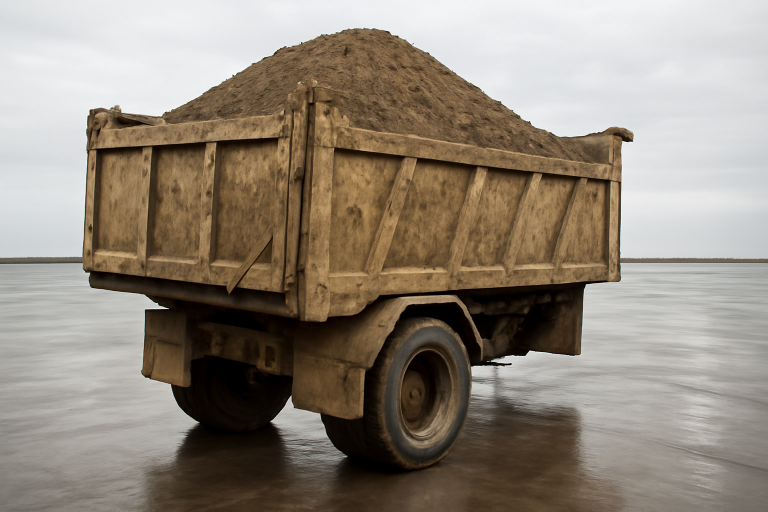
#> input picture openai_edit_test.png, 1536 x 1024 px (shown at 1/2 size)
$ python -i fix_ai_offset.py   (imports and definitions only)   (older library calls are emulated)
#> lines starting #> are read from the running program, lines starting #| are printed output that depends on the picture
"""
Fix the small offset/zoom that the AI img2img step introduced.

Each `*_ai.png` was generated from its `*.png` original. The AI was told to keep
the camera and truck body fixed, but the whole frame ended up slightly shifted
and/or zoomed (~5%). We estimate a global similarity transform (translation +
uniform scale + tiny rotation) that maps the AI image back onto the original,
warp the AI image with it, and save as `*_ai_fix.png`.

The background and the pile inside the truck are completely repainted by the AI,
so they give no reliable correspondence. The *truck body* is the one structure
that stays geometrically fixed, and the dataset already tells us where it is: the
`*_seg.png` mask paints the truck body blue. We therefore restrict every step of
the estimation -- SIFT keypoints, ECC intensity alignment, and the final scoring
metric -- to a (dilated) truck-body mask. That is exactly the "distinct truck
body lines" cue, isolated from the parts the AI was free to change.

Pipeline (every stage is gated: it must measurably improve the alignment
metric or it is discarded, so the output can never be worse than the input):
  1. Global similarity (translation + zoom + rotation): grid search on masked
     gradient-NCC, SIFT+RANSAC and ECC candidates; the best scorer wins.
  2. Global affine refinement (anisotropic scale + shear) by coordinate
     descent on the same masked metric.
  3. Residual non-rigid correction: dense DIS optical flow computed only on
     trusted truck-body pixels (forward/backward-consistent, textured),
     averaged onto a coarse grid, smoothed, damped and hard-clamped to a few
     pixels. It gently bends the AI image back onto the render but is too
     smooth and too small to introduce the wavy over-warping older versions
     of this script produced.
All accepted warps are composed and applied to the AI image in a SINGLE
resampling pass (no quality loss from chained warps).
"""

import sys
import glob
import os
import cv2
import numpy as np

MASK_DILATE_FRAC = 0.06   # grow truck mask by ~6% of image to cover the offset
IDENTITY = np.array([[1, 0, 0], [0, 1, 0]], np.float32)

# --- Correction guards -----------------------------------------------------
# Cap on how large a correction we allow. If the estimated warp would move,
# zoom or rotate the frame by more than this fraction, we do NOT correct the
# shot at all (leave the AI frame untouched). "move"  = max corner displacement
# relative to the shorter image side; "zoom" = |scale-1|; "rotate" is captured
# by the corner-displacement measure.
MAX_CORRECTION_FRAC = 0.20

# Only shots whose filesystem creation time is strictly AFTER this reference
# frame get corrected. Everything at or before it is left as-is (those shots
# came from a different AI model that did not introduce the offset). The cutoff
# is read from the reference file's own metadata, not from its name.
CUTOFF_REFERENCE = "r0006_vol0007.53_random_20260723_141356_127246_ai.png"


# [19 lines left out: functions _creation_time, _resolve_cutoff, not called in this run]


_resolve_cutoff.value = None


# [253 lines left out: functions past_cutoff, correction_too_large, truck_from_seg, load_truck_mask, _resize, estimate_similarity and 8 more, not called in this run]


def full_to_small(M_full, scale):
    D, Di = _scale_mats(scale)
    return (D @ to33(M_full).astype(np.float64) @ Di)


def small_to_full(M_small, scale):
    D, Di = _scale_mats(scale)
    return (Di @ to33(M_small).astype(np.float64) @ D)


# [156 lines left out: functions warp_gray, valid_generic, refine_affine, ecc_model, _outline, seg_score and 1 more, not called in this run]


def _grad_image(gray):
    """Contrast-normalized gradient magnitude as uint8. Optical flow between
    the render and the AI repaint is only reliable on edge structure, not on
    raw intensity (the AI changes colors/lighting freely)."""
    g = cv2.GaussianBlur(gray, (0, 0), 1.0).astype(np.float32)
    mag = cv2.magnitude(cv2.Sobel(g, cv2.CV_32F, 1, 0),
                        cv2.Sobel(g, cv2.CV_32F, 0, 1))
    return np.clip(mag / (np.percentile(mag, 95) + 1e-6) * 255, 0, 255).astype(np.uint8)


# [290 lines left out: functions flow_refine, compose_map, make_overlay, _global_similarity, process, main, not called in this run]


# [2 lines not run here, left out]

>>> import cv2
>>> picture = cv2.imread('openai_edit_test.png', cv2.IMREAD_GRAYSCALE)
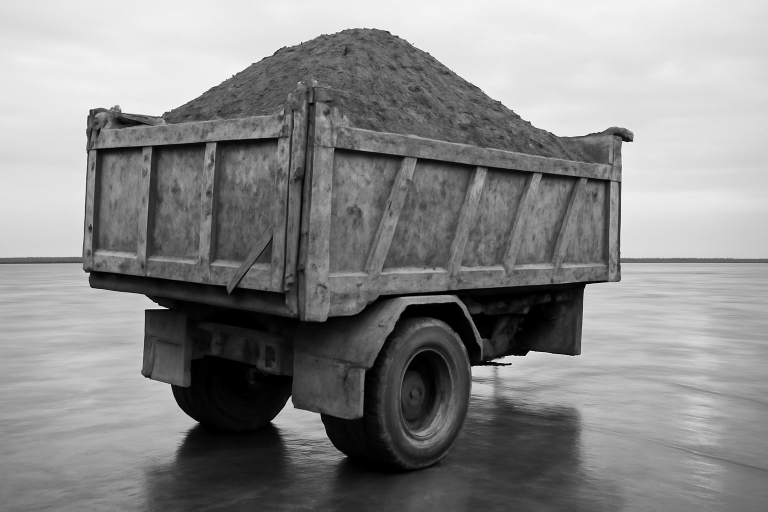
#> picture: shape (1024, 1536) (shown at 1/2 size); min 0, max 255, mean 136.4
>>> result = _grad_image(picture)
#> in _grad_image, `mag = cv2.magnitude(cv2.Sobel(g, cv2.CV_32F, 1, 0), cv2.Sobel(g, cv2.C..`:
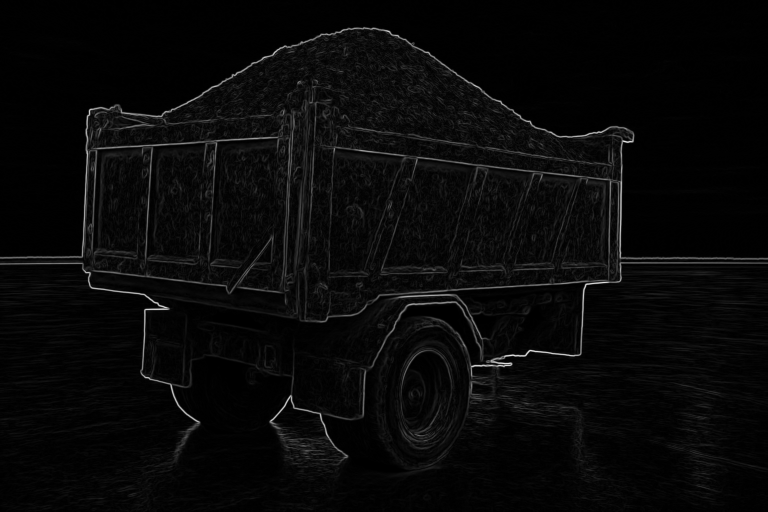
#> mag: shape (1024, 1536) float32 (shown at 1/2 size); min 0, max 598.6, mean 21; drawn with min black and max white
#> in _grad_image, `return np.clip(mag / (np.percentile(mag, 95) + 1e-6) * 255, 0, 255).as..`:
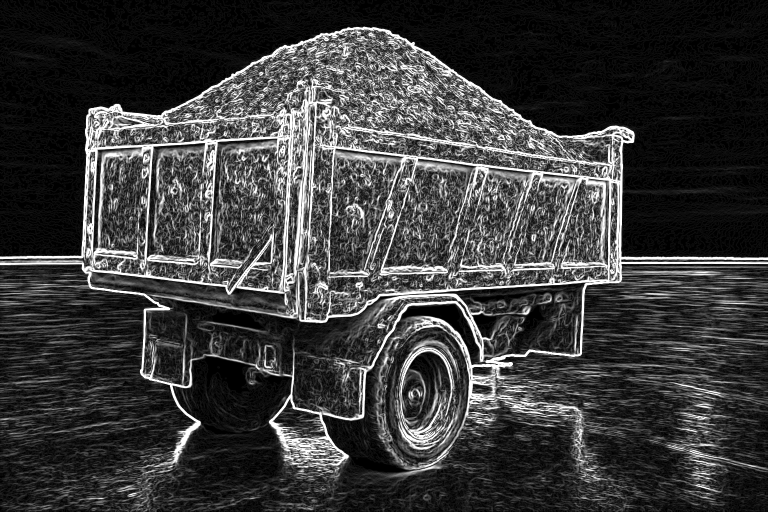
#> returned value: shape (1024, 1536) (shown at 1/2 size); min 0, max 255, mean 58.6

$ run again, on height_example/corrected_20260115_165413.jpg
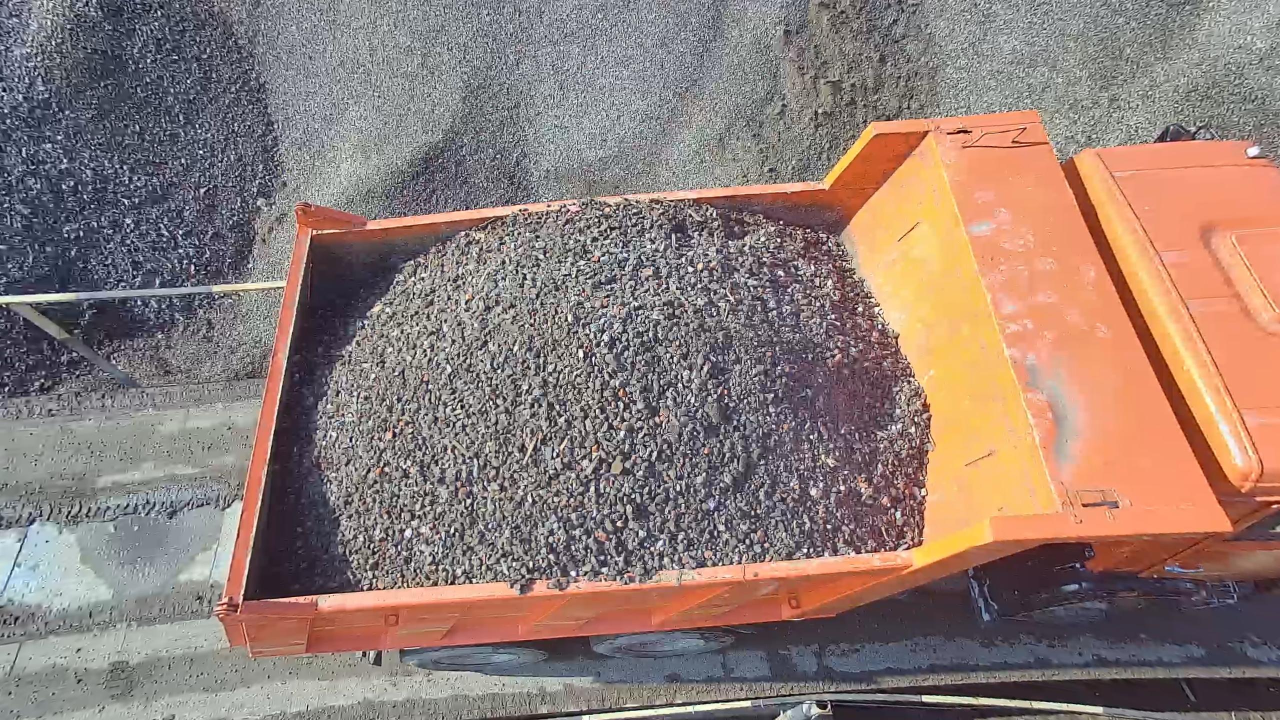
#> input picture height_example/corrected_20260115_165413.jpg, 2560 x 1440 px (shown at 1/2 size)
#> in _grad_image, `mag = cv2.magnitude(cv2.Sobel(g, cv2.CV_32F, 1, 0), cv2.Sobel(g, cv2.C..`:
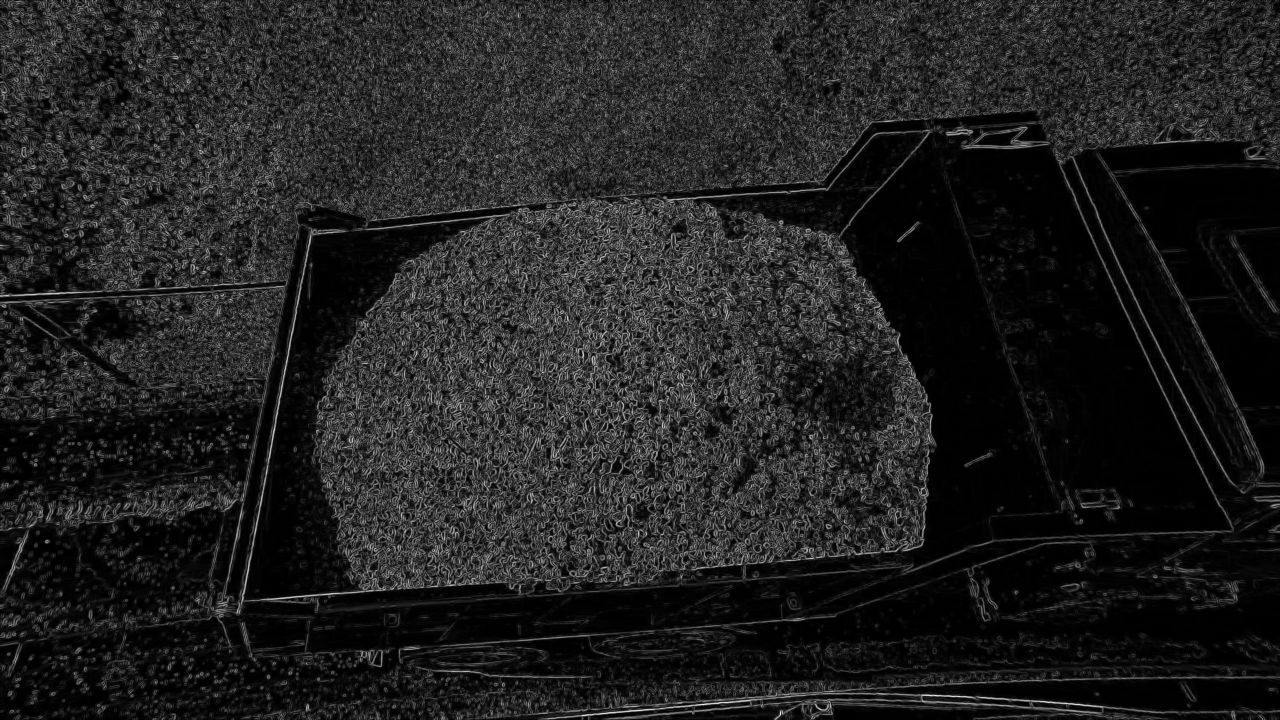
#> mag: shape (1440, 2560) float32 (shown at 1/2 size); min 0, max 588.1, mean 76.4; drawn with min black and max white
#> in _grad_image, `return np.clip(mag / (np.percentile(mag, 95) + 1e-6) * 255, 0, 255).as..`:
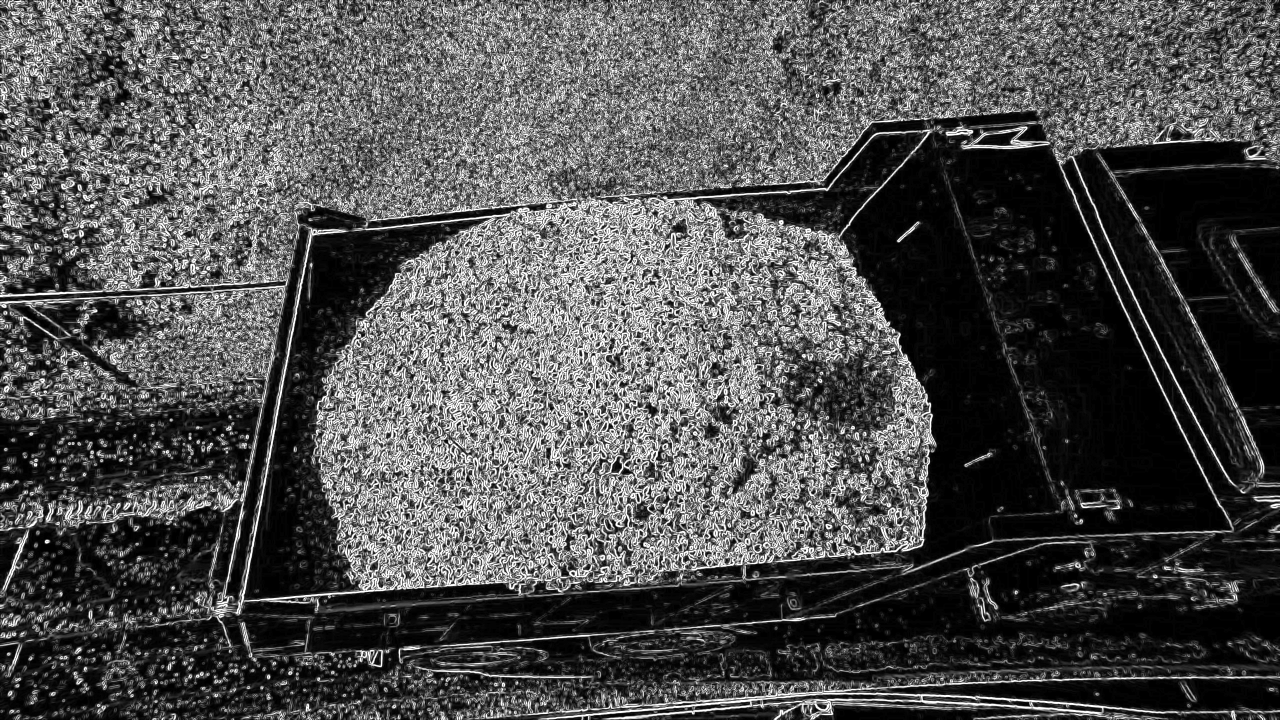
#> returned value: shape (1440, 2560) (shown at 1/2 size); min 0, max 255, mean 79.3
